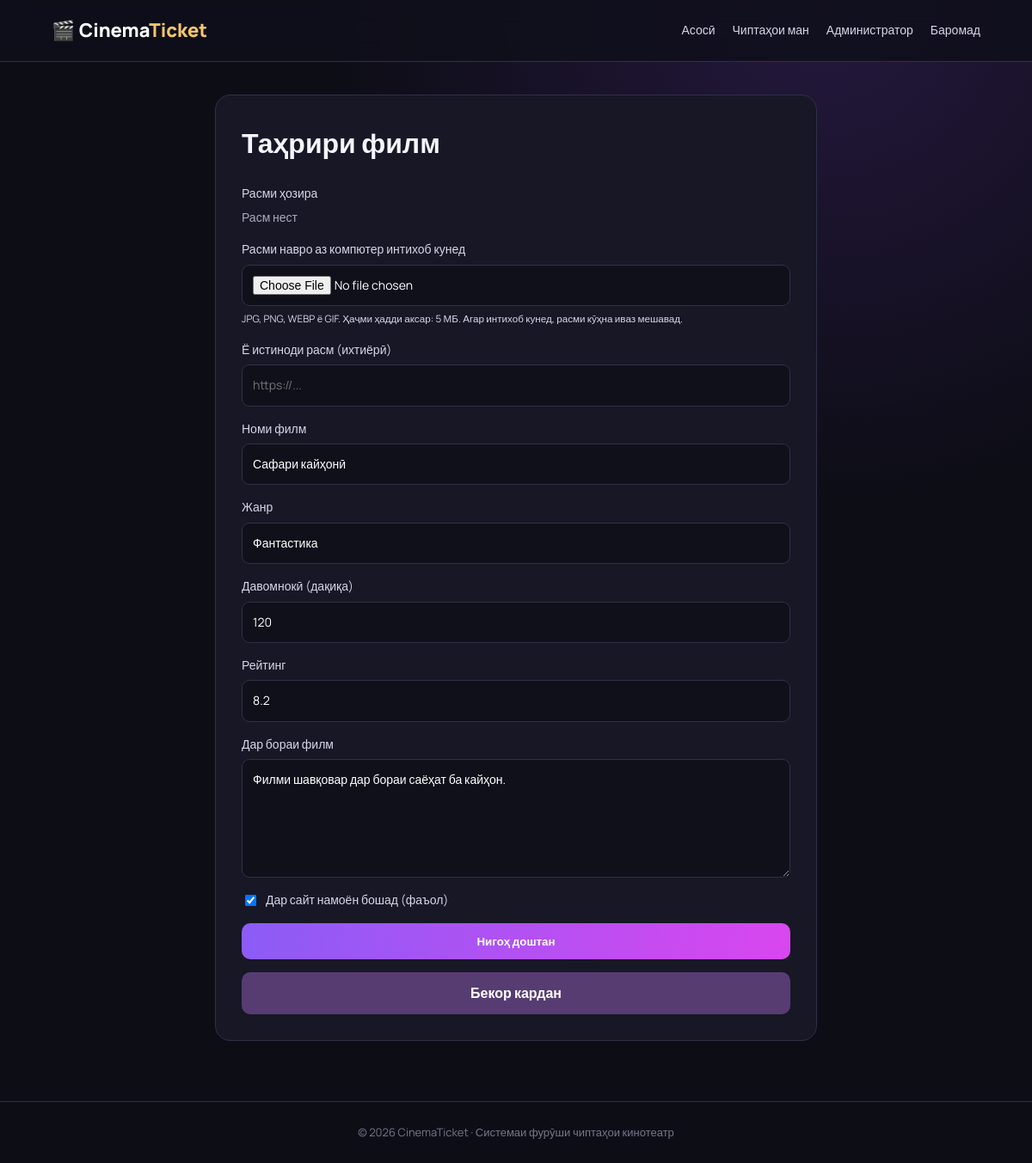
The page /admin/edit_movie.php?id=1 (signed in) on the database its author committed.
### tables this page shows
CREATE TABLE movies (
 id INT AUTO_INCREMENT PRIMARY KEY,
 title VARCHAR(180) NOT NULL,
 genre VARCHAR(100) NOT NULL,
 duration INT NOT NULL,
 rating VARCHAR(10) NULL,
 poster VARCHAR(500) NULL,
 description TEXT NULL,
 is_active TINYINT(1) NOT NULL DEFAULT 1,
 created_at TIMESTAMP DEFAULT CURRENT_TIMESTAMP
);

### includes/functions.php (called while the page is built, shortened)
<?php
function e($value): string {
    return htmlspecialchars((string)$value, ENT_QUOTES, 'UTF-8');
}

### admin/edit_movie.php (the view, shortened to what this page needs)
<?php
require_once '../config/database.php';
require_once '../includes/functions.php';
$id = filter_input(INPUT_GET, 'id', FILTER_VALIDATE_INT) ?: (int)($_POST['id'] ?? 0);
$stmt = $pdo->prepare("SELECT * FROM movies WHERE id=?");
$stmt->execute([$id]);
$movie = $stmt->fetch();
require '../includes/header.php';
$posterSrc = '';
?>
<div class="auth-card wide">
    <h1>Таҳрири филм</h1>
    <form method="post" enctype="multipart/form-data">
        <label>Расми ҳозира
            <?php if ($posterSrc): ?>
                <img src="<?= e($posterSrc) ?>" alt="" style="width:160px;height:230px;object-fit:cover;border-radius:12px;">
            <?php else: ?>
                <span class="muted">Расм нест</span>
            <?php endif; ?>
        </label>
        <label>Расми навро аз компютер интихоб кунед
            <input type="file" name="poster_file" accept="image/jpeg,image/png,image/webp,image/gif">
            <small>JPG, PNG, WEBP ё GIF. Ҳаҷми ҳадди аксар: 5 МБ. Агар интихоб кунед, расми кӯҳна иваз мешавад.</small>
        </label>
        <label>Ё истиноди расм (ихтиёрӣ)
            <input name="poster_url" type="url" placeholder="https://...">
        </label>
        <label>Номи филм
            <input name="title" value="<?= e($movie['title']) ?>" required>
        </label>
        <label>Жанр
            <input name="genre" value="<?= e($movie['genre']) ?>" required>
        </label>
        <label>Давомнокӣ (дақиқа)
            <input type="number" name="duration" min="1" value="<?= (int)$movie['duration'] ?>" required>
        </label>
        <label>Рейтинг
            <input name="rating" value="<?= e($movie['rating']) ?>" placeholder="8.5">
        </label>
        <label>Дар бораи филм
            <textarea name="description" rows="5"><?= e($movie['description']) ?></textarea>
        </label>
        <label style="display:flex;gap:8px;align-items:center;">
            <input type="checkbox" name="is_active" value="1" style="width:auto;" <?= $movie['is_active'] ? 'checked' : '' ?>> Дар сайт намоён бошад (фаъол)
        </label>
        <button class="button" type="submit">Нигоҳ доштан</button>
        <a class="button" href="movies.php" style="background:#573c72;">Бекор кардан</a>
    </form>
</div>
<?php require '../includes/footer.php'; ?>

### assets/css/style.css (style rules this page uses)
:root { --bg:#0d0d16;--panel:#171725;--panel2:#202033;--text:#f6f4ff;--muted:#aaa8bd;--purple:#8b5cf6;--pink:#d946ef;--gold:#f5c76b;--line:#303047 }
* { box-sizing:border-box }
html { scroll-behavior:smooth }
body { margin:0;background:radial-gradient(circle at 80% 0%,#25183e 0,transparent 35%),var(--bg);color:var(--text);font-family:Manrope,Arial,sans-serif;line-height:1.6 }
a { color:#c4a8ff;text-decoration:none }
.button { display:inline-block;border:0;border-radius:10px;padding:12px 19px;background:linear-gradient(100deg,var(--purple),var(--pink));color:white;font-weight:800;font-family:inherit;cursor:pointer;text-align:center }
.muted { color:var(--muted) }
.auth-card { max-width:470px;margin:30px auto;padding:30px;background:var(--panel);border:1px solid var(--line);border-radius:18px }
.auth-card.wide { max-width:700px }
.auth-card h1 { margin-top:0 }
.auth-card form { display:grid;gap:15px }
.auth-card label { display:grid;gap:6px;color:#d8d5e8;font-size:14px }
input,select,textarea { width:100%;padding:12px;border-radius:9px;border:1px solid var(--line);background:#10101b;color:white;font:inherit }

### rows shown on the page
movies: title "Сафари кайҳонӣ", genre "Фантастика", duration "120", rating "8.2", description "Филми шавқовар дар бораи саёҳат ба кайҳон.", is_active "☑"
